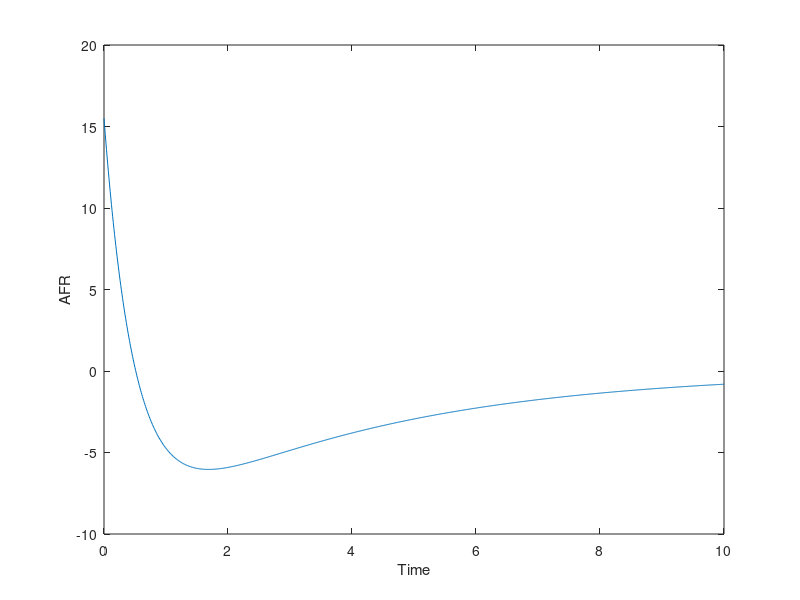
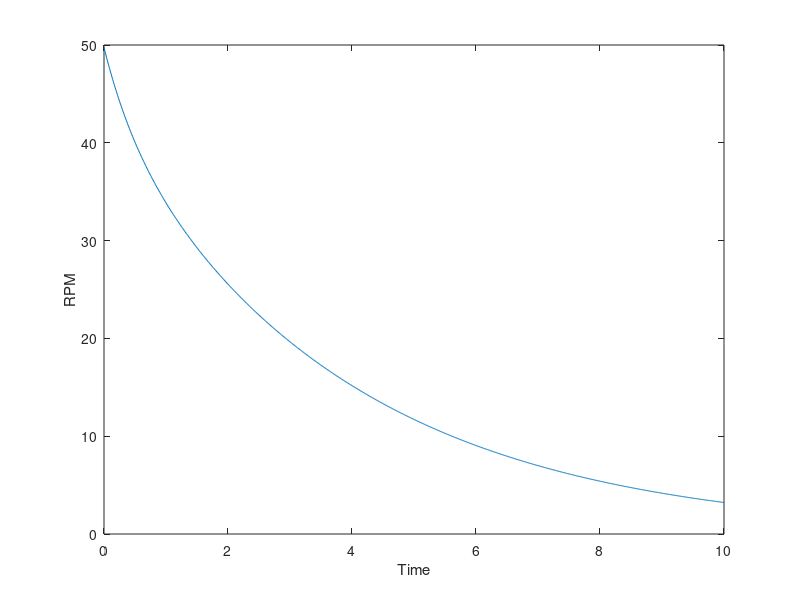
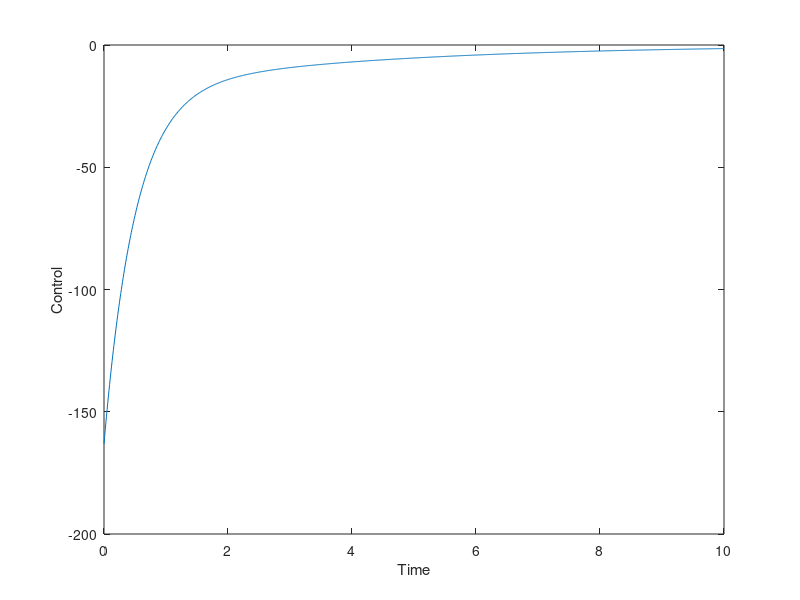

Here is the MATLAB script that generated these plots, in order:
A = [-0.4 0.1; 0.05 -0.2];
B = [0.3; 0.1];

Q = diag([20 10]);
R = 0.5;

K = lqr(A,B,Q,R);

dt = 0.01;
t = 0:dt:10;

x = [16; 50];

afr = [];
rpm = [];
u_hist = [];

for i = 1:length(t)
    u = -K*x;
    xdot = A*x + B*u;
    x = x + xdot*dt;

    afr = [afr x(1)];
    rpm = [rpm x(2)];
    u_hist = [u_hist u];
end

figure
plot(t,afr)
xlabel('Time')
ylabel('AFR')

figure
plot(t,rpm)
xlabel('Time')
ylabel('RPM')

figure
plot(t,u_hist)
xlabel('Time')
ylabel('Control')
